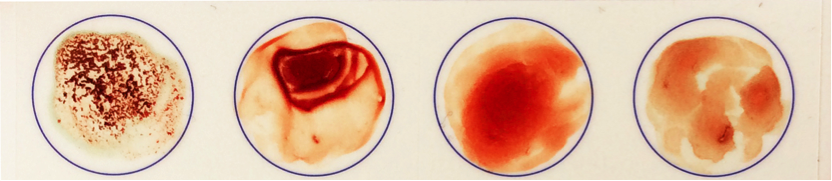
#> input picture 1.png, 832 x 181 px
$ python exp1.py
#> lines starting #> are read from the running program, lines starting #| are printed output that depends on the picture; after the words box and inside, x2 and y2 are one past the last pixel; in counts of white or black regions, pixels touching at a corner belong together
import cv2
import matplotlib.pyplot as plt
import numpy as np
import imutils as im


img = cv2.imread('1.png');
#> img is the input picture: shape (181, 832, 3); mean B, G, R 157.4, 183.9, 224.5

# hist = cv2.calcHist([img],[0],None,[256],[0,256])

# plt.plot(hist)
# plt.show()
img1 = img.copy()
img1 = cv2.cvtColor(img1, cv2.COLOR_BGR2GRAY)
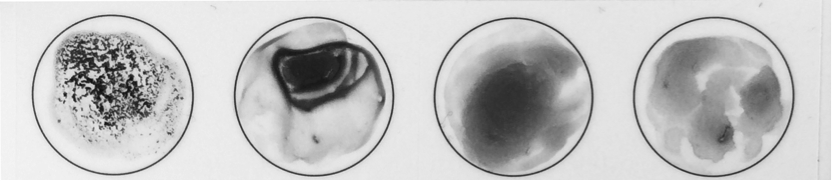
#> img1: shape (181, 832); min 13, max 255, mean 193

img1 = cv2.bilateralFilter(img1,9,75,75)
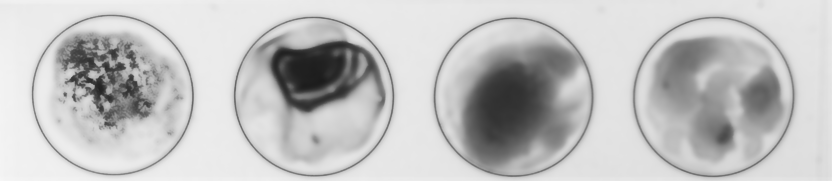
#> img1: shape (181, 832); min 27, max 246, mean 193.5
cv2.imshow('bf',img1)

kernel = np.ones((5,5),np.uint8)
gradient = cv2.morphologyEx(img1, cv2.MORPH_GRADIENT, kernel)
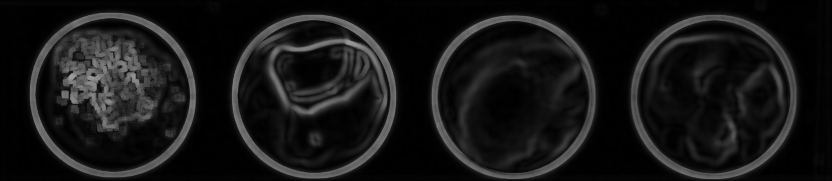
#> gradient: shape (181, 832); min 0, max 158, mean 22.1
cv2.imshow('morph', img1)

img1 =cv2.erode(img1, kernel, iterations = 2)
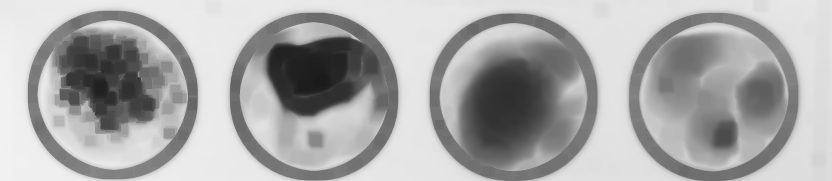
#> img1: shape (181, 832); min 27, max 242, mean 169.2
cv2.imshow('erosion',img1)

img1 = cv2.medianBlur(img1,5)
cv2.imshow('MedianBlur',img1)


img2 = img.copy()

img1 = cv2.adaptiveThreshold(img1.copy(),255,cv2.ADAPTIVE_THRESH_GAUSSIAN_C, cv2.THRESH_BINARY_INV,115,2)
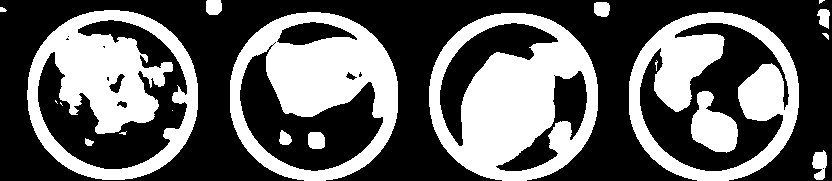
#> img1: shape (181, 832); 38.6% white; 20 white regions (6 under 20 px)
cv2.imshow('thresh',img1)
#

#
#
# img1 = cv2.Canny(img1,150,220)
# cv2.imshow('canny', img1)

contours, heirarchy = cv2.findContours(img1.copy(), cv2.RETR_EXTERNAL, cv2.CHAIN_APPROX_SIMPLE)
#> contours = 11 contours, 3 with area under 20; largest, box (x1, y1, x2, y2) and area: (27, 10, 198, 180) 23029, (629, 12, 799, 181) 22966, (230, 12, 398, 181) 22636, (429, 13, 598, 181) 22586, (812, 150, 827, 180) 276, (206, 0, 222, 15) 194, (594, 2, 610, 17) 186, (817, 9, 830, 29) 152

outline = np.zeros((img1.shape), dtype = 'uint8')

cv2.drawContours(outline, contours, -1, (255,255,255), 1)
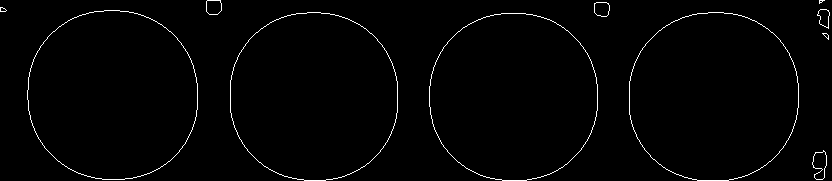
#> outline: shape (181, 832); 1.5% white in thin lines or dots

print(len(contours))
#| 11
if len(contours) == 4:
    images = []
    for cnt in contours:
        x,y,w,h = cv2.boundingRect(cnt)
        images.append(img[y:y+h, x:x+w])

        # cv2.rectangle(outline,(x,y),(x+w,y+h),(255,255,255),2)

        cv2.imshow('blood1',images[0]);
        # cv2.imshow('blood2',images[1]);
        # cv2.imshow('blood3',images[2]);
        # cv2.imshow('blood4',images[3]);
    # print(images)

cv2.imshow('img',outline);

cv2.waitKey(0)
cv2.destroyAllWindows()
